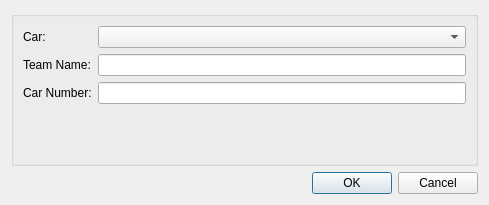
<?xml version="1.0" encoding="UTF-8"?>
<ui version="4.0">
 <class>Dialog</class>
 <widget class="QDialog" name="Dialog">
  <property name="geometry">
   <rect>
    <x>0</x>
    <y>0</y>
    <width>489</width>
    <height>205</height>
   </rect>
  </property>
  <property name="windowTitle">
   <string>Edit Car</string>
  </property>
  <layout class="QGridLayout" name="gridLayout_2">
   <item row="0" column="0">
    <layout class="QGridLayout" name="gridLayout">
     <item row="0" column="0">
      <widget class="QGroupBox" name="groupBox">
       <property name="title">
        <string/>
       </property>
       <layout class="QGridLayout" name="gridLayout_3">
        <item row="0" column="0">
         <layout class="QFormLayout" name="formLayout">
          <property name="fieldGrowthPolicy">
           <enum>QFormLayout::AllNonFixedFieldsGrow</enum>
          </property>
          <item row="0" column="0">
           <widget class="QLabel" name="label">
            <property name="text">
             <string>Car: </string>
            </property>
           </widget>
          </item>
          <item row="0" column="1">
           <widget class="QComboBox" name="CarList"/>
          </item>
          <item row="1" column="0">
           <widget class="QLabel" name="label_3">
            <property name="text">
             <string>Team Name:</string>
            </property>
           </widget>
          </item>
          <item row="2" column="0">
           <widget class="QLabel" name="label_4">
            <property name="text">
             <string>Car Number:</string>
            </property>
           </widget>
          </item>
          <item row="1" column="1">
           <widget class="QLineEdit" name="TeamNameEdit"/>
          </item>
          <item row="2" column="1">
           <widget class="QLineEdit" name="CarNumEdit"/>
          </item>
         </layout>
        </item>
       </layout>
      </widget>
     </item>
    </layout>
   </item>
   <item row="1" column="0">
    <widget class="QDialogButtonBox" name="buttonBox">
     <property name="standardButtons">
      <set>QDialogButtonBox::Cancel|QDialogButtonBox::Ok</set>
     </property>
    </widget>
   </item>
  </layout>
 </widget>
 <resources/>
 <connections/>
</ui>
